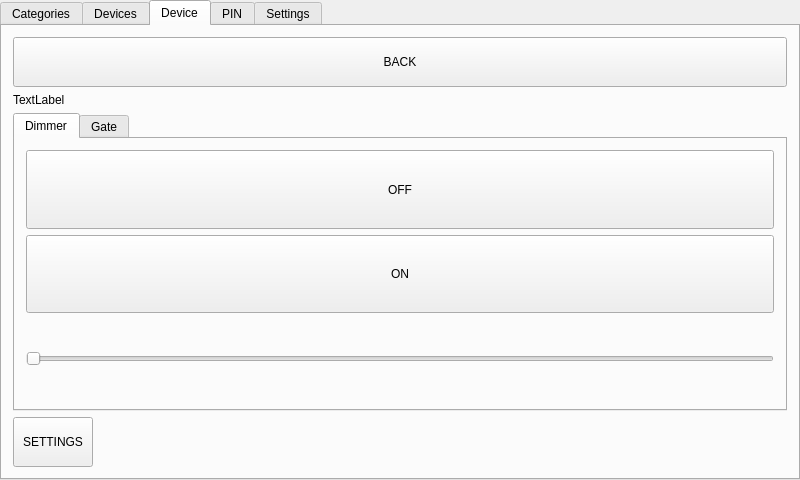
<?xml version="1.0" encoding="UTF-8"?>
<ui version="4.0">
 <class>MainWindow</class>
 <widget class="QMainWindow" name="MainWindow">
  <property name="geometry">
   <rect>
    <x>0</x>
    <y>0</y>
    <width>800</width>
    <height>480</height>
   </rect>
  </property>
  <property name="windowTitle">
   <string>MainWindow</string>
  </property>
  <widget class="QWidget" name="centralWidget">
   <layout class="QHBoxLayout" name="horizontalLayout">
    <property name="spacing">
     <number>0</number>
    </property>
    <property name="leftMargin">
     <number>0</number>
    </property>
    <property name="topMargin">
     <number>0</number>
    </property>
    <property name="rightMargin">
     <number>0</number>
    </property>
    <property name="bottomMargin">
     <number>0</number>
    </property>
    <item>
     <widget class="QWidget" name="widget" native="true">
      <layout class="QVBoxLayout" name="verticalLayout">
       <property name="spacing">
        <number>0</number>
       </property>
       <property name="leftMargin">
        <number>0</number>
       </property>
       <property name="topMargin">
        <number>0</number>
       </property>
       <property name="rightMargin">
        <number>0</number>
       </property>
       <property name="bottomMargin">
        <number>0</number>
       </property>
       <item>
        <widget class="QTabWidget" name="tabWidget">
         <property name="currentIndex">
          <number>2</number>
         </property>
         <property name="tabBarAutoHide">
          <bool>false</bool>
         </property>
         <widget class="QWidget" name="tab">
          <attribute name="title">
           <string>Categories</string>
          </attribute>
          <layout class="QVBoxLayout" name="verticalLayout_2">
           <property name="spacing">
            <number>0</number>
           </property>
           <property name="leftMargin">
            <number>0</number>
           </property>
           <property name="topMargin">
            <number>0</number>
           </property>
           <property name="rightMargin">
            <number>0</number>
           </property>
           <property name="bottomMargin">
            <number>0</number>
           </property>
           <item>
            <widget class="QListWidget" name="listWidget_Categories"/>
           </item>
           <item>
            <widget class="QPushButton" name="pushButton_Settings">
             <property name="minimumSize">
              <size>
               <width>0</width>
               <height>50</height>
              </size>
             </property>
             <property name="text">
              <string>Settings...</string>
             </property>
            </widget>
           </item>
          </layout>
         </widget>
         <widget class="QWidget" name="tab_2">
          <attribute name="title">
           <string>Devices</string>
          </attribute>
          <layout class="QVBoxLayout" name="verticalLayout_3">
           <property name="spacing">
            <number>0</number>
           </property>
           <property name="leftMargin">
            <number>0</number>
           </property>
           <property name="topMargin">
            <number>0</number>
           </property>
           <property name="rightMargin">
            <number>0</number>
           </property>
           <property name="bottomMargin">
            <number>0</number>
           </property>
           <item>
            <widget class="QPushButton" name="pushButton_BackToCategories">
             <property name="minimumSize">
              <size>
               <width>0</width>
               <height>50</height>
              </size>
             </property>
             <property name="text">
              <string>BACK</string>
             </property>
            </widget>
           </item>
           <item>
            <widget class="QListWidget" name="listWidget_Devices"/>
           </item>
          </layout>
         </widget>
         <widget class="QWidget" name="tab_3">
          <attribute name="title">
           <string>Device</string>
          </attribute>
          <layout class="QVBoxLayout" name="verticalLayout_4">
           <item>
            <widget class="QPushButton" name="pushButton_Back">
             <property name="sizePolicy">
              <sizepolicy hsizetype="Minimum" vsizetype="Expanding">
               <horstretch>0</horstretch>
               <verstretch>0</verstretch>
              </sizepolicy>
             </property>
             <property name="minimumSize">
              <size>
               <width>0</width>
               <height>50</height>
              </size>
             </property>
             <property name="maximumSize">
              <size>
               <width>16777215</width>
               <height>50</height>
              </size>
             </property>
             <property name="text">
              <string>BACK</string>
             </property>
            </widget>
           </item>
           <item>
            <widget class="QLabel" name="label_DeviceName">
             <property name="text">
              <string>TextLabel</string>
             </property>
            </widget>
           </item>
           <item>
            <widget class="QTabWidget" name="tabWidget_2">
             <property name="currentIndex">
              <number>0</number>
             </property>
             <widget class="QWidget" name="tab_4">
              <attribute name="title">
               <string>Dimmer</string>
              </attribute>
              <layout class="QVBoxLayout" name="verticalLayout_5">
               <item>
                <widget class="QPushButton" name="pushButton_DMXDimmer_OFF">
                 <property name="sizePolicy">
                  <sizepolicy hsizetype="Minimum" vsizetype="Expanding">
                   <horstretch>0</horstretch>
                   <verstretch>0</verstretch>
                  </sizepolicy>
                 </property>
                 <property name="text">
                  <string>OFF</string>
                 </property>
                </widget>
               </item>
               <item>
                <widget class="QPushButton" name="pushButton_DMXDimmer_ON">
                 <property name="sizePolicy">
                  <sizepolicy hsizetype="Minimum" vsizetype="Expanding">
                   <horstretch>0</horstretch>
                   <verstretch>0</verstretch>
                  </sizepolicy>
                 </property>
                 <property name="text">
                  <string>ON</string>
                 </property>
                </widget>
               </item>
               <item>
                <widget class="cFixedSlider" name="horizontalSlider_Dimmer">
                 <property name="sizePolicy">
                  <sizepolicy hsizetype="Expanding" vsizetype="Expanding">
                   <horstretch>0</horstretch>
                   <verstretch>0</verstretch>
                  </sizepolicy>
                 </property>
                 <property name="maximum">
                  <number>255</number>
                 </property>
                 <property name="pageStep">
                  <number>1</number>
                 </property>
                 <property name="orientation">
                  <enum>Qt::Horizontal</enum>
                 </property>
                </widget>
               </item>
              </layout>
             </widget>
             <widget class="QWidget" name="tab_5">
              <attribute name="title">
               <string>Gate</string>
              </attribute>
              <layout class="QVBoxLayout" name="verticalLayout_6">
               <item>
                <widget class="QPushButton" name="pushButton_Gate_UP">
                 <property name="sizePolicy">
                  <sizepolicy hsizetype="Minimum" vsizetype="Expanding">
                   <horstretch>0</horstretch>
                   <verstretch>0</verstretch>
                  </sizepolicy>
                 </property>
                 <property name="text">
                  <string>UP</string>
                 </property>
                </widget>
               </item>
               <item>
                <widget class="QPushButton" name="pushButton_Gate_STOP">
                 <property name="sizePolicy">
                  <sizepolicy hsizetype="Minimum" vsizetype="Expanding">
                   <horstretch>0</horstretch>
                   <verstretch>0</verstretch>
                  </sizepolicy>
                 </property>
                 <property name="text">
                  <string>STOP</string>
                 </property>
                </widget>
               </item>
               <item>
                <widget class="QPushButton" name="pushButton_Gate_DOWN">
                 <property name="sizePolicy">
                  <sizepolicy hsizetype="Minimum" vsizetype="Expanding">
                   <horstretch>0</horstretch>
                   <verstretch>0</verstretch>
                  </sizepolicy>
                 </property>
                 <property name="text">
                  <string>DOWN</string>
                 </property>
                </widget>
               </item>
              </layout>
             </widget>
            </widget>
           </item>
           <item>
            <layout class="QHBoxLayout" name="horizontalLayout_2">
             <property name="topMargin">
              <number>0</number>
             </property>
             <item>
              <widget class="QPushButton" name="pushButton_DeviceSettings">
               <property name="sizePolicy">
                <sizepolicy hsizetype="Minimum" vsizetype="Preferred">
                 <horstretch>0</horstretch>
                 <verstretch>0</verstretch>
                </sizepolicy>
               </property>
               <property name="minimumSize">
                <size>
                 <width>0</width>
                 <height>50</height>
                </size>
               </property>
               <property name="text">
                <string>SETTINGS</string>
               </property>
              </widget>
             </item>
             <item>
              <spacer name="horizontalSpacer">
               <property name="orientation">
                <enum>Qt::Horizontal</enum>
               </property>
               <property name="sizeHint" stdset="0">
                <size>
                 <width>40</width>
                 <height>20</height>
                </size>
               </property>
              </spacer>
             </item>
            </layout>
           </item>
          </layout>
         </widget>
         <widget class="QWidget" name="tab_PinCode">
          <attribute name="title">
           <string>PIN</string>
          </attribute>
          <layout class="QVBoxLayout" name="verticalLayout_7">
           <item>
            <widget class="QLabel" name="label">
             <property name="text">
              <string>Enter PIN</string>
             </property>
             <property name="alignment">
              <set>Qt::AlignCenter</set>
             </property>
            </widget>
           </item>
           <item>
            <widget class="QLineEdit" name="lineEdit_PIN">
             <property name="alignment">
              <set>Qt::AlignCenter</set>
             </property>
            </widget>
           </item>
           <item>
            <widget class="QLabel" name="label_2">
             <property name="font">
              <font>
               <pointsize>8</pointsize>
              </font>
             </property>
             <property name="text">
              <string>Default PIN: 0000</string>
             </property>
            </widget>
           </item>
           <item>
            <layout class="QHBoxLayout" name="horizontalLayout_3">
             <property name="topMargin">
              <number>0</number>
             </property>
             <item>
              <spacer name="horizontalSpacer_2">
               <property name="orientation">
                <enum>Qt::Horizontal</enum>
               </property>
               <property name="sizeHint" stdset="0">
                <size>
                 <width>40</width>
                 <height>20</height>
                </size>
               </property>
              </spacer>
             </item>
             <item>
              <widget class="QPushButton" name="pushButton_PinOK">
               <property name="minimumSize">
                <size>
                 <width>0</width>
                 <height>50</height>
                </size>
               </property>
               <property name="text">
                <string>OK</string>
               </property>
              </widget>
             </item>
             <item>
              <spacer name="horizontalSpacer_3">
               <property name="orientation">
                <enum>Qt::Horizontal</enum>
               </property>
               <property name="sizeHint" stdset="0">
                <size>
                 <width>40</width>
                 <height>20</height>
                </size>
               </property>
              </spacer>
             </item>
            </layout>
           </item>
           <item>
            <spacer name="verticalSpacer">
             <property name="orientation">
              <enum>Qt::Vertical</enum>
             </property>
             <property name="sizeHint" stdset="0">
              <size>
               <width>20</width>
               <height>40</height>
              </size>
             </property>
            </spacer>
           </item>
          </layout>
         </widget>
         <widget class="QWidget" name="tab_Settings">
          <attribute name="title">
           <string>Settings</string>
          </attribute>
          <layout class="QVBoxLayout" name="verticalLayout_8">
           <item>
            <layout class="QHBoxLayout" name="horizontalLayout_4">
             <property name="topMargin">
              <number>0</number>
             </property>
             <item>
              <layout class="QVBoxLayout" name="verticalLayout_10">
               <property name="spacing">
                <number>6</number>
               </property>
               <item>
                <widget class="QLabel" name="label_3">
                 <property name="text">
                  <string/>
                 </property>
                </widget>
               </item>
               <item>
                <widget class="QLabel" name="label_4">
                 <property name="text">
                  <string>Settings PIN</string>
                 </property>
                </widget>
               </item>
              </layout>
             </item>
             <item>
              <layout class="QVBoxLayout" name="verticalLayout_9">
               <property name="topMargin">
                <number>0</number>
               </property>
               <item>
                <widget class="QCheckBox" name="checkBox_EnableSettings">
                 <property name="text">
                  <string>Enable device settings</string>
                 </property>
                </widget>
               </item>
               <item>
                <widget class="QLineEdit" name="lineEdit_SettingsPIN">
                 <property name="sizePolicy">
                  <sizepolicy hsizetype="Minimum" vsizetype="Fixed">
                   <horstretch>0</horstretch>
                   <verstretch>0</verstretch>
                  </sizepolicy>
                 </property>
                </widget>
               </item>
              </layout>
             </item>
            </layout>
           </item>
           <item>
            <spacer name="verticalSpacer_2">
             <property name="orientation">
              <enum>Qt::Vertical</enum>
             </property>
             <property name="sizeHint" stdset="0">
              <size>
               <width>20</width>
               <height>40</height>
              </size>
             </property>
            </spacer>
           </item>
           <item>
            <widget class="QPushButton" name="pushButton_SaveSettings">
             <property name="minimumSize">
              <size>
               <width>0</width>
               <height>50</height>
              </size>
             </property>
             <property name="text">
              <string>Save Settings</string>
             </property>
            </widget>
           </item>
           <item>
            <widget class="QPushButton" name="pushButton_SettingsBack">
             <property name="minimumSize">
              <size>
               <width>0</width>
               <height>50</height>
              </size>
             </property>
             <property name="text">
              <string>BACK</string>
             </property>
            </widget>
           </item>
          </layout>
         </widget>
        </widget>
       </item>
      </layout>
     </widget>
    </item>
   </layout>
  </widget>
 </widget>
 <layoutdefault spacing="6" margin="11"/>
 <customwidgets>
  <customwidget>
   <class>cFixedSlider</class>
   <extends>QSlider</extends>
   <header>cfixedslider.h</header>
  </customwidget>
 </customwidgets>
 <resources/>
 <connections/>
</ui>
